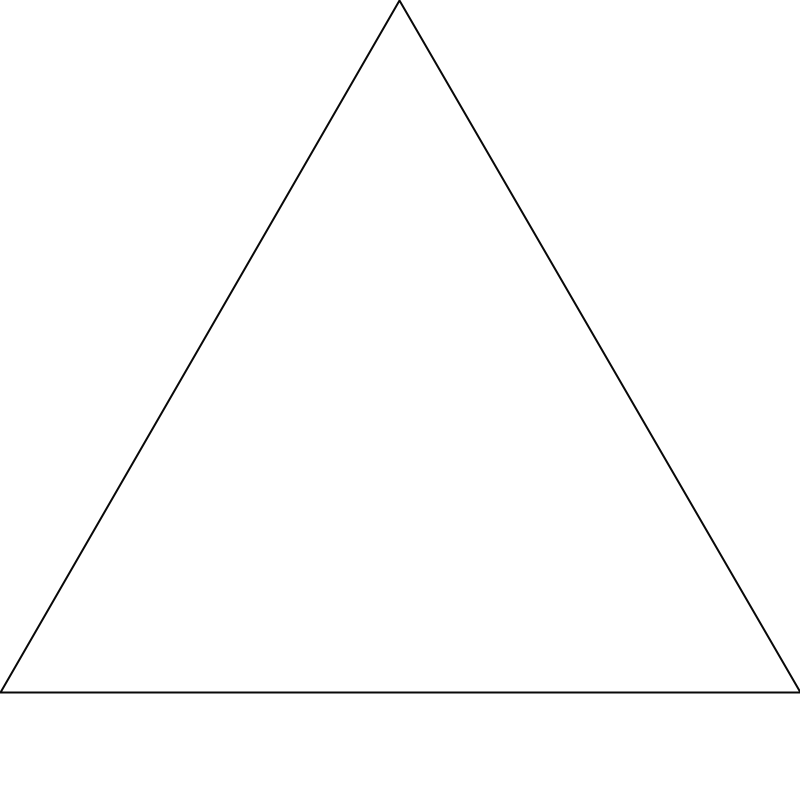
Frame 1 (no input)
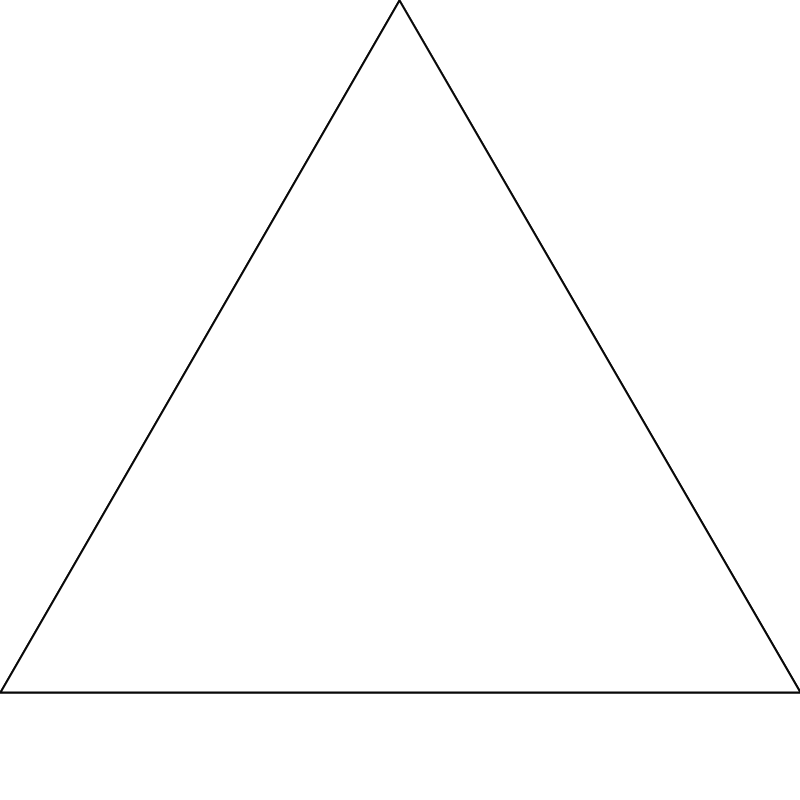
Frame 2 (the mouse pressed at the canvas centre, redrawn once)

The Processing sketch that drew these frames (run headless with seeded random() and noise(); the mouse was pressed at the canvas centre and the sketch redrawn once):

// Processing sketch: equilateral_triangle
// ── equilateral_triangle.pde

int canvas_size = 800;

void setup() {

  size(800, 800);
  smooth(8);
  stroke(8);
  strokeWeight(2);
  background(255);
  fill(255);
  noLoop();
}

void draw() {
  eqilateral_triangle();
}

void eqilateral_triangle(){ 
  int angle = 60;
  float x3 = cos(radians(angle)) * width;
  float y3 = sin(radians(angle)) * width;
  triangle(x3, 0, width, y3, 0, y3);
}
